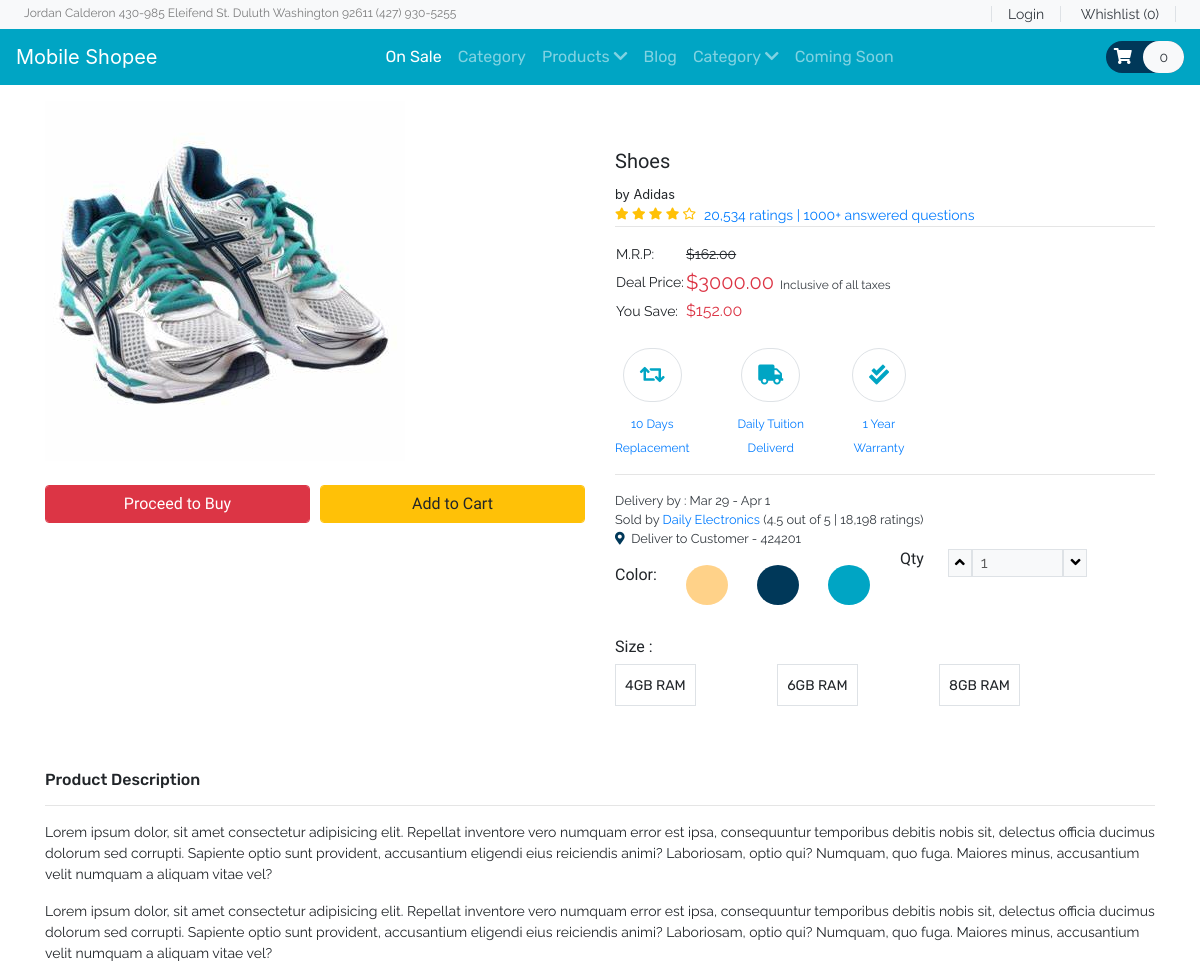
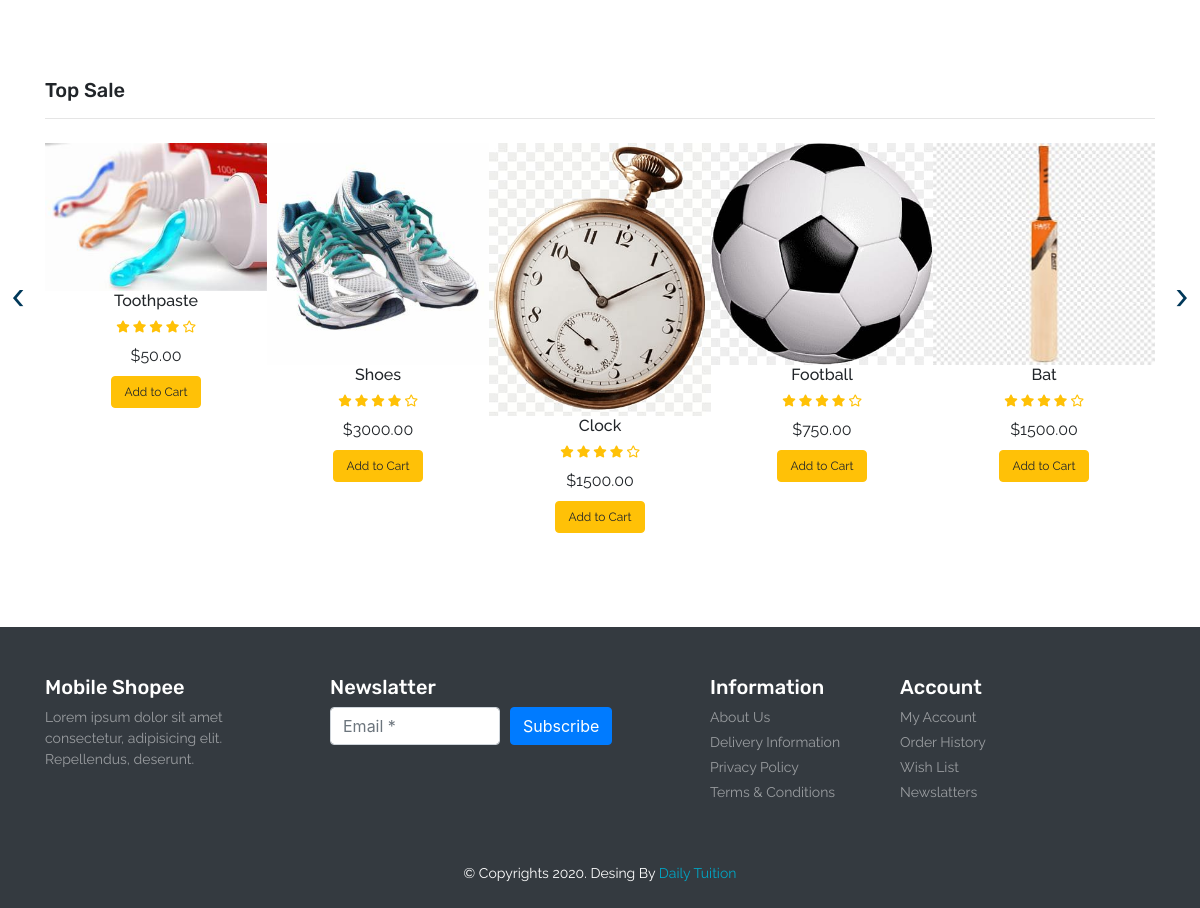
/product.php?item_id=3, run on the app's committed database (2 pictures, top to bottom).
### tables this page shows
CREATE TABLE `product` (
  `item_id` int(11) NOT NULL,
  `item_brand` varchar(200) NOT NULL,
  `item_name` varchar(255) NOT NULL,
  `item_price` double(10,2) NOT NULL,
  `item_image` varchar(255) NOT NULL,
  `item_register` datetime DEFAULT NULL
);

### database/DBController.php (called while the page is built, shortened)
<?php
class DBController
{
    protected $host = 'localhost';
    protected $user = 'root';
    protected $password = '';
    protected $database = "shopping";
    public function __construct()
    {
        $this->con = mysqli_connect($this->host, $this->user, $this->password, $this->database);
    }
}

### functions.php (called while the page is built, shortened)
<?php
require ('database/DBController.php');
require ('database/Product.php');
$db = new DBController();
$product = new Product($db);
$product_shuffle = $product->getData();
$Cart = new Cart($db );

### database/Product.php (called while the page is built, shortened)
<?php
class Product
{
    public $db = null;
    public function __construct(DBController $db)
    {
        $this->db = $db;
    }
    public function getData($table = 'product'){
        $result = $this->db->con->query("SELECT * FROM {$table}");
        $resultArray = array();
        while ($item = mysqli_fetch_array($result, MYSQLI_ASSOC)){
            $resultArray[] = $item;
        }
        return $resultArray;
    }
}

### product.php (called while the page is built)
<?php
include ('header.php');
?>
<?php
    include ('Template/_products.php');
    include ('Template/_top-sale.php');
?>
<?php
include ('footer.php');
?>

### Template/_top-sale.php (the view, shortened to what this page needs)
<?php
    shuffle($product_shuffle);
?>
<section id="top-sale">
    <div class="container py-5">
        <h4 class="font-rubik font-size-20">Top Sale</h4>
        <hr>
        <div class="owl-carousel owl-theme">
            <?php foreach ($product_shuffle as $item) { ?>
            <div class="item py-2">
                <div class="product font-rale">
                    <a href="<?php printf('%s?item_id=%s', 'product.php',  $item['item_id']); ?>"><img src="<?php echo $item['item_image'] ?? "./assets/products/1.png"; ?>" alt="product1" class="img-fluid"></a>
                    <div class="text-center">
                        <h6><?php echo  $item['item_name'] ?? "Unknown";  ?></h6>
                        <div class="rating text-warning font-size-12">
                            <span><i class="fas fa-star"></i></span>
                            <span><i class="fas fa-star"></i></span>
                            <span><i class="fas fa-star"></i></span>
                            <span><i class="fas fa-star"></i></span>
                            <span><i class="far fa-star"></i></span>
                        </div>
                        <div class="price py-2">
                            <span>$<?php echo $item['item_price'] ?? '0' ; ?></span>
                        </div>
                        <form method="post">
                            <?php
                            if (in_array($item['item_id'], $Cart->getCartId($product->getData('cart')) ?? [])){
                                echo '<button type="submit" disabled class="btn btn-success font-size-12">In the Cart</button>';
                            }else{
                                echo '<button type="submit" name="top_sale_submit" class="btn btn-warning font-size-12">Add to Cart</button>';
                            }
                            ?>
                        </form>
                    </div>
                </div>
            </div>
            <?php }  ?>
        </div>
    </div>
</section>

### Template/_products.php
<?php
    $item_id = $_GET['item_id'] ?? 1;
    foreach ($product->getData() as $item) :
        if ($item['item_id'] == $item_id) :
?>
<section id="product" class="py-3">
    <div class="container">
        <div class="row">
            <div class="col-sm-6">
                <img src="<?php echo $item['item_image'] ?? "./assets/products/1.png" ?>" alt="product" class="img-fluid">
                <div class="form-row pt-4 font-size-16 font-baloo">
                    <div class="col">
                        <button type="submit" class="btn btn-danger form-control">Proceed to Buy</button>
                    </div>
                    <div class="col">
                        <?php
                        if (in_array($item['item_id'], $Cart->getCartId($product->getData('cart')) ?? [])){
                            echo '<button type="submit" disabled class="btn btn-success font-size-16 form-control">In the Cart</button>';
                        }else{
                            echo '<button type="submit" name="top_sale_submit" class="btn btn-warning font-size-16 form-control">Add to Cart</button>';
                        }
                        ?>
                    </div>
                </div>
            </div>
            <div class="col-sm-6 py-5">
                <h5 class="font-baloo font-size-20"><?php echo $item['item_name'] ?? "Unknown"; ?></h5>
                <small>by <?php echo $item['item_brand'] ?? "Brand"; ?></small>
                <div class="d-flex">
                    <div class="rating text-warning font-size-12">
                        <span><i class="fas fa-star"></i></span>
                        <span><i class="fas fa-star"></i></span>
                        <span><i class="fas fa-star"></i></span>
                        <span><i class="fas fa-star"></i></span>
                        <span><i class="far fa-star"></i></span>
                    </div>
                    <a href="#" class="px-2 font-rale font-size-14">20,534 ratings | 1000+ answered questions</a>
                </div>
                <hr class="m-0">
                <table class="my-3">
                    <tr class="font-rale font-size-14">
                        <td>M.R.P:</td>
                        <td><strike>$162.00</strike></td>
                    </tr>
                    <tr class="font-rale font-size-14">
                        <td>Deal Price:</td>
                        <td class="font-size-20 text-danger">$<span><?php echo $item['item_price'] ?? 0; ?></span><small class="text-dark font-size-12">&nbsp;&nbsp;Inclusive of all taxes</small></td>
                    </tr>
                    <tr class="font-rale font-size-14">
                        <td>You Save:</td>
                        <td><span class="font-size-16 text-danger">$152.00</span></td>
                    </tr>
                </table>
                <div id="policy">
                    <div class="d-flex">
                        <div class="return text-center mr-5">
                            <div class="font-size-20 my-2 color-second">
                                <span class="fas fa-retweet border p-3 rounded-pill"></span>
                            </div>
                            <a href="#" class="font-rale font-size-12">10 Days <br> Replacement</a>
                        </div>
                        <div class="return text-center mr-5">
                            <div class="font-size-20 my-2 color-second">
                                <span class="fas fa-truck  border p-3 rounded-pill"></span>
                            </div>
                            <a href="#" class="font-rale font-size-12">Daily Tuition <br>Deliverd</a>
                        </div>
                        <div class="return text-center mr-5">
                            <div class="font-size-20 my-2 color-second">
                                <span class="fas fa-check-double border p-3 rounded-pill"></span>
                            </div>
                            <a href="#" class="font-rale font-size-12">1 Year <br>Warranty</a>
                        </div>
                    </div>
                </div>
                <hr>
                <div id="order-details" class="font-rale d-flex flex-column text-dark">
                    <small>Delivery by : Mar 29  - Apr 1</small>
                    <small>Sold by <a href="#">Daily Electronics </a>(4.5 out of 5 | 18,198 ratings)</small>
                    <small><i class="fas fa-map-marker-alt color-primary"></i>&nbsp;&nbsp;Deliver to Customer - 424201</small>
                </div>
                <div class="row">
                    <div class="col-6">
                        <div class="color my-3">
                            <div class="d-flex justify-content-between">
                                <h6 class="font-baloo">Color:</h6>
                                <div class="p-2 color-yellow-bg rounded-circle"><button class="btn font-size-14"></button></div>
                                <div class="p-2 color-primary-bg rounded-circle"><button class="btn font-size-14"></button></div>
                                <div class="p-2 color-second-bg rounded-circle"><button class="btn font-size-14"></button></div>
                            </div>
                        </div>
                    </div>
                    <div class="col-6">
                        <div class="qty d-flex">
                            <h6 class="font-baloo">Qty</h6>
                            <div class="px-4 d-flex font-rale">
                                <button class="qty-up border bg-light" data-id="pro1"><i class="fas fa-angle-up"></i></button>
                                <input type="text" data-id="pro1" class="qty_input border px-2 w-50 bg-light" disabled value="1" placeholder="1">
                                <button data-id="pro1" class="qty-down border bg-light"><i class="fas fa-angle-down"></i></button>
                            </div>
                        </div>
                    </div>
                </div>
                <div class="size my-3">
                    <h6 class="font-baloo">Size :</h6>
                    <div class="d-flex justify-content-between w-75">
                        <div class="font-rubik border p-2">
                            <button class="btn p-0 font-size-14">4GB RAM</button>
                        </div>
                        <div class="font-rubik border p-2">
                            <button class="btn p-0 font-size-14">6GB RAM</button>
                        </div>
                        <div class="font-rubik border p-2">
                            <button class="btn p-0 font-size-14">8GB RAM</button>
                        </div>
                    </div>
                </div>
            </div>
            <div class="col-12">
                <h6 class="font-rubik">Product Description</h6>
                <hr>
                <p class="font-rale font-size-14">Lorem ipsum dolor, sit amet consectetur adipisicing elit. Repellat inventore vero numquam error est ipsa, consequuntur temporibus debitis nobis sit, delectus officia ducimus dolorum sed corrupti. Sapiente optio sunt provident, accusantium eligendi eius reiciendis animi? Laboriosam, optio qui? Numquam, quo fuga. Maiores minus, accusantium velit numquam a aliquam vitae vel?</p>
                <p class="font-rale font-size-14">Lorem ipsum dolor, sit amet consectetur adipisicing elit. Repellat inventore vero numquam error est ipsa, consequuntur temporibus debitis nobis sit, delectus officia ducimus dolorum sed corrupti. Sapiente optio sunt provident, accusantium eligendi eius reiciendis animi? Laboriosam, optio qui? Numquam, quo fuga. Maiores minus, accusantium velit numquam a aliquam vitae vel?</p>
            </div>
        </div>
    </div>
</section>
<?php
        endif;
        endforeach;
?>

### style.css (style rules this page uses)
button, button:focus { outline: none !important; box-shadow: none !important; }
.font-baloo { font-family: "Baloo Thambi 2", cursive; }
.font-rale { font-family: "Raleway", cursive; }
.font-rubik { font-family: "Rubik", cursive; }
.font-size-12 { font-size: 12px; }
.font-size-14 { font-size: 14px; }
.font-size-16 { font-size: 16px; }
.font-size-20 { font-size: 20px; }
.color-primary { color: #003859; }
.color-primary-bg { background: #003859; }
.color-second { color: #00A5C4; }
.color-second-bg { background: #00A5C4; }
.color-yellow-bg { background: #FFD289; }
#top-sale .owl-carousel .item .product a { overflow: hidden; }
#top-sale .owl-carousel .item .product img { transition: transform 0.5s ease; }

### data on the page
product: item_image (picture), item_name "Shoes", item_brand "Adidas", item_price "3000.00"
product: item_image (picture), item_name "Toothpaste", item_price "50.00"
product: item_image (picture), item_name "Clock", item_price "1500.00"
product: item_image (picture), item_name "Football", item_price "750.00"
product: item_image (picture), item_name "Bat", item_price "1500.00"

### other printed values
count($product->getData('cart')) "0"
